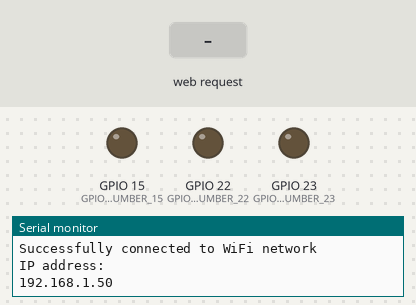
Simulated run of this sketch. Board: ESP32. Shown: output pins drawn as LEDs (lit = HIGH), the last lines printed to the serial monitor. The test bench sets the inputs (shaded band). WiFi joins after 1.5 s; servers stay silent unless stated.

Above: at 3.2 s.
3.3 s: HTTP request GET /?LED0=ON received
At 3.6 s:
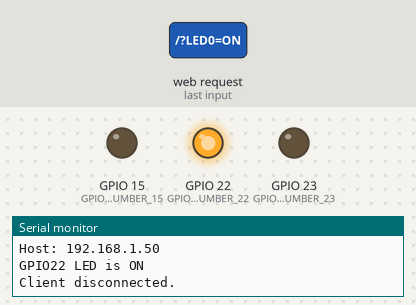
4.8 s: HTTP request GET /?LED1=ON received
At 5.9 s:
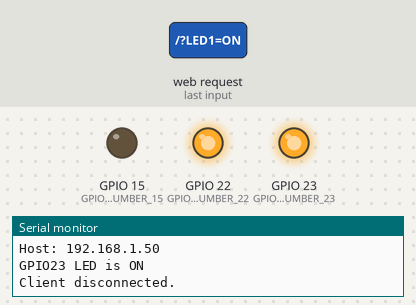
6.3 s: HTTP request GET /?LED0=OFF received
At 7.1 s:
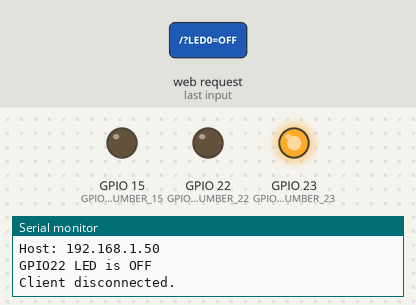
7.8 s: HTTP request GET /?LED2=ON received
At 8.2 s:
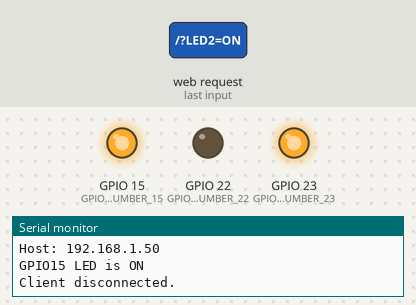
9.3 s: HTTP request GET /?LED1=OFF received
At 10.5 s:
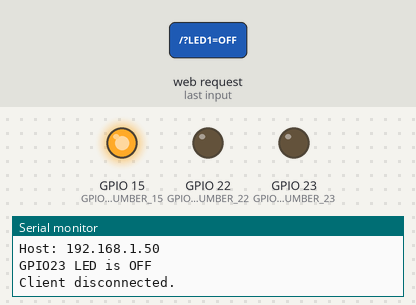
10.8 s: HTTP request GET /?LED2=OFF received
At 11.7 s:
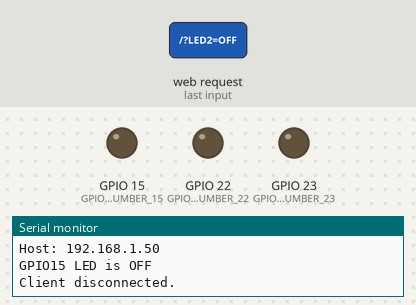
Timing chart, 0 to 13.3 s (numbered marks = the images above; inputs shaded):
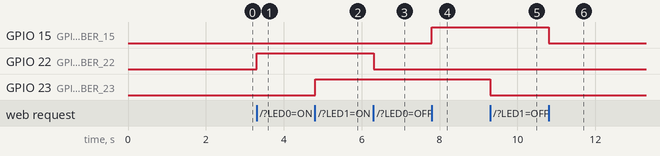

Measured:
- after the input at 3.3 s, GPIO 22 (GPIO_PIN_NUMBER_22): LOW → HIGH at once
- after the input at 4.8 s, GPIO 23 (GPIO_PIN_NUMBER_23): LOW → HIGH at once
- after the input at 6.3 s, GPIO 22 (GPIO_PIN_NUMBER_22): HIGH → LOW at once
- after the input at 7.8 s, GPIO 15 (GPIO_PIN_NUMBER_15): LOW → HIGH at once
- after the input at 9.3 s, GPIO 23 (GPIO_PIN_NUMBER_23): HIGH → LOW at once
- after the input at 10.8 s, GPIO 15 (GPIO_PIN_NUMBER_15): HIGH → LOW at once

The sketch:

m_moire_copy_20230808161918.ino
```cpp
#include <WiFi.h>

const char* WIFI_NAME = "OnePlus 6T";
const char* WIFI_PASSWORD = "Prince23";
WiFiServer server(80);

String header;

String LED_ONE_STATE = "off";
String LED_TWO_STATE = "off";
String LED_THREE_STATE = "off";

const int GPIO_PIN_NUMBER_22 = 22;
const int GPIO_PIN_NUMBER_23 = 23;
const int GPIO_PIN_NUMBER_15 = 15;

void setup() {
  Serial.begin(115200);
  pinMode(GPIO_PIN_NUMBER_22, OUTPUT);
  pinMode(GPIO_PIN_NUMBER_23, OUTPUT);
  pinMode(GPIO_PIN_NUMBER_15, OUTPUT);

  digitalWrite(GPIO_PIN_NUMBER_22, LOW);
  digitalWrite(GPIO_PIN_NUMBER_23, LOW);
  digitalWrite(GPIO_PIN_NUMBER_15, LOW);

  Serial.print("Connecting to ");
  Serial.println(WIFI_NAME);
  WiFi.begin(WIFI_NAME, WIFI_PASSWORD);
  while (WiFi.status() != WL_CONNECTED) {
    delay(1000);
    Serial.print("Trying to connect to Wifi Network");
  }
  Serial.println("");
  Serial.println("Successfully connected to WiFi network");
  Serial.println("IP address: ");
  Serial.println(WiFi.localIP());
  server.begin();
}

void loop() {
  WiFiClient client = server.available();
  if (client) {
    Serial.println("New Client is requesting web page");
    String current_data_line = "";
    while (client.connected()) {
      if (client.available()) {
        char new_byte = client.read();
        Serial.write(new_byte);
        header += new_byte;
        if (new_byte == '\n') {
          if (current_data_line.length() == 0) {
            client.println("HTTP/1.1 200 OK");
            client.println("Content-type:text/html");
            client.println("Connection: close");
            client.println();

            if (header.indexOf("LED0=ON") != -1) {
              Serial.println("GPIO22 LED is ON");
              LED_ONE_STATE = "on";
              digitalWrite(GPIO_PIN_NUMBER_22, HIGH);
            } else if (header.indexOf("LED0=OFF") != -1) {
              Serial.println("GPIO22 LED is OFF");
              LED_ONE_STATE = "off";
              digitalWrite(GPIO_PIN_NUMBER_22, LOW);
            }

            if (header.indexOf("LED1=ON") != -1) {
              Serial.println("GPIO23 LED is ON");
              LED_TWO_STATE = "on";
              digitalWrite(GPIO_PIN_NUMBER_23, HIGH);
            } else if (header.indexOf("LED1=OFF") != -1) {
              Serial.println("GPIO23 LED is OFF");
              LED_TWO_STATE = "off";
              digitalWrite(GPIO_PIN_NUMBER_23, LOW);
            }

            if (header.indexOf("LED2=ON") != -1) {
              Serial.println("GPIO15 LED is ON");
              LED_THREE_STATE = "on";
              digitalWrite(GPIO_PIN_NUMBER_15, HIGH);
            } else if (header.indexOf("LED2=OFF") != -1) {
              Serial.println("GPIO15 LED is OFF");
              digitalWrite(GPIO_PIN_NUMBER_15, LOW);
              LED_THREE_STATE = "off";

            }

            client.println("<!DOCTYPE html><html>");
            client.println("<head><meta name=\"viewport\" content=\"width=device-width, initial-scale=1\">");
            client.println("<link rel=\"icon\" href=\"data:,\">");
            client.println("<style>html { font-family: Helvetica; display: inline-block; margin: 0px auto; text-align: center;}");
            client.println(".button { background-color: #32cfbf; border: 2px solid #32cfbf;; color: black; padding: 15px 32px; text-align: center; text-decoration: none; display: inline-block; font-size: 16px; margin: 4px 2px; cursor: pointer; }");
            client.println("text-decoration: none; font-size: 30px; margin: 2px; cursor: pointer;}");
            // Web Page Heading
            client.println("</style></head>");
            client.println("<body><center><h1>ESP32 Controle de LED </h1></center>");;
            client.println("<form><center>");
            client.println("<p> LED 1 est " + LED_ONE_STATE + " <p> GPIO 22" + "</p>" );
            // If the PIN_NUMBER_22State is off, it displays the ON button
            client.println("<center> <button class=\"button\" name=\"LED0\" value=\"OFF\" type=\"submit\">LED0 OFF</button>") ;
            client.println("<button class=\"button\" name=\"LED0\" value=\"ON\" type=\"submit\">LED0 ON</button><br><br>");
            client.println("<p>LED 2 est " + LED_TWO_STATE + "<p> GPIO 23" + "</p>");
            client.println("<button class=\"button\" name=\"LED1\" value=\"OFF\" type=\"submit\">LED1 OFF</button>");
            client.println("<button class=\"button\" name=\"LED1\" value=\"ON\" type=\"submit\">LED1 ON</button> <br><br>");
            client.println("<p>LED 3 est " + LED_THREE_STATE + "<p> GPIO 15" + "</p>");
            client.println ("<button class=\"button\" name=\"LED2\" value=\"OFF\" type=\"submit\">LED2 OFF</button>");
            client.println ("<button class=\"button\" name=\"LED2\" value=\"ON\" type=\"submit\">LED2 ON</button></center>");
            client.println("</center></form></body></html>");
            client.println();
            break;
          } else {
            current_data_line = "";
          }
        } else if (new_byte != '\r') {
          current_data_line += new_byte;
        }
      }
    }
    // Clear the header variable
    header = "";
    // Close the connection
    client.stop();
    Serial.println("Client disconnected.");
    Serial.println("");
  }
}
```
